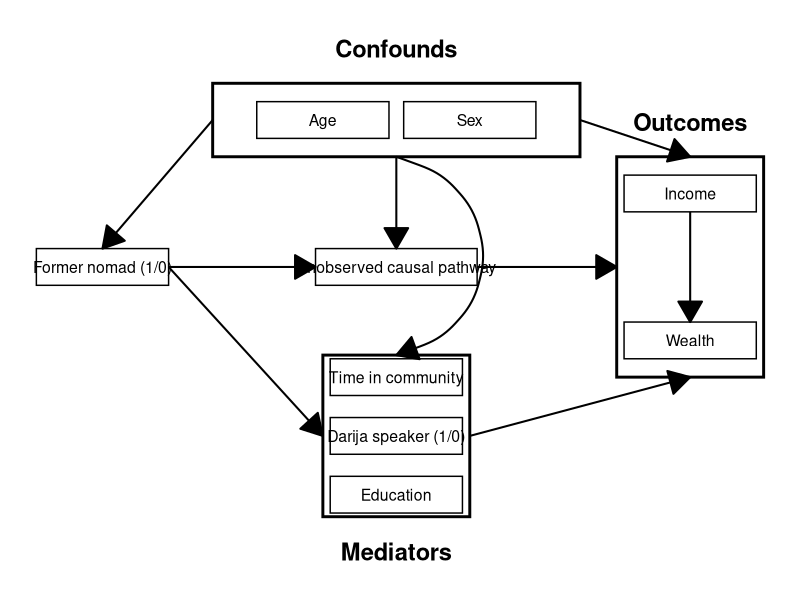
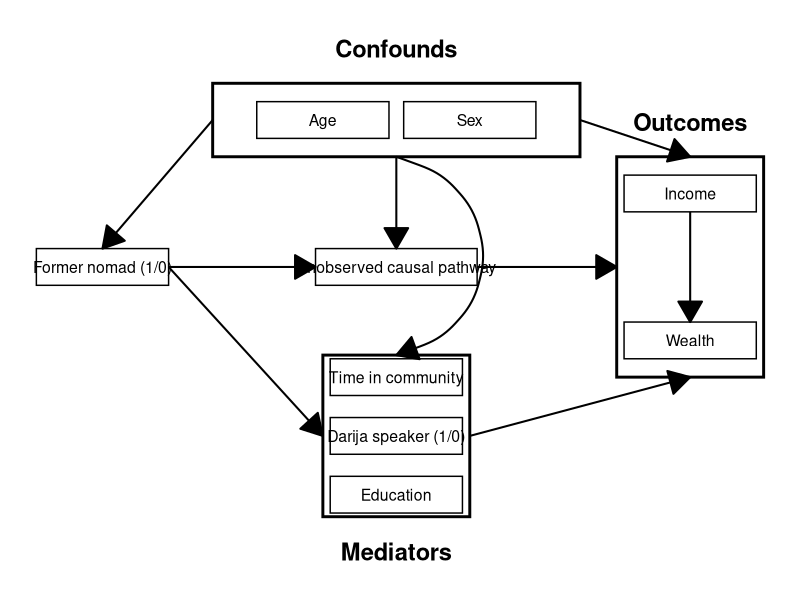

R code for these plots, in order:
library(ggplot2)
library(grid)  # for arrow()

# ---- Box dimensions ----

make_var <- function(name, x, y, box_width = 1.8, box_height = 0.5) {
  data.frame(
    name, x, y,
    xmin = x - box_width/2,
    xmax = x + box_width/2,
    ymin = y - box_height/2,
    ymax = y + box_height/2
  )
}

# ---- Variables (with Mediators stacked vertically) ----
vars <- rbind(
  make_var("Former nomad (1/0)", -4, 0),
  make_var("Age", -1, 2),
  make_var("Sex",  1, 2),
  make_var("Time in community",      0, -1.5),
  make_var("Darija speaker (1/0)",   0, -2.3),
  make_var("Education",              0, -3.1),
  make_var("Unobserved causal pathway", 0, 0, box_width = 2.2),
  make_var("Income", 4,  1),
  make_var("Wealth", 4, -1)
)

# ---- Group boxes (Mediators label goes below) ----
groups <- rbind(
  make_var("Confounds", 0, 2, box_width = 5, box_height = 1),
  make_var("Mediators", 0, -2.3, box_width = 2, box_height = 2.2),
  make_var("Outcomes", 4, 0, box_width = 2, box_height = 3)
)

# ---- Arrow helper: connect midpoints of inner-facing edges ----
arrow_between_edge <- function(from_df, to_df, from_name, to_name,
  from_edge = "inner", to_edge = "inner") {
f <- from_df[from_df$name == from_name, ]
t <- to_df[to_df$name == to_name, ]
stopifnot(nrow(f) == 1, nrow(t) == 1)

edge_coords <- function(box, edge, other_box) {
if (edge == "inner") {
if (other_box$x > box$x) return(c(box$xmax, (box$ymin + box$ymax) / 2)) # right
if (other_box$x < box$x) return(c(box$xmin, (box$ymin + box$ymax) / 2)) # left
if (other_box$y > box$y) return(c((box$xmin + box$xmax) / 2, box$ymax)) # top
return(c((box$xmin + box$xmax) / 2, box$ymin))                          # bottom
}
switch(edge,
left   = c(box$xmin, (box$ymin + box$ymax) / 2),
right  = c(box$xmax, (box$ymin + box$ymax) / 2),
top    = c((box$xmin + box$xmax) / 2, box$ymax),
bottom = c((box$xmin + box$xmax) / 2, box$ymin),
stop("Invalid edge name"))
}

from_xy <- edge_coords(f, from_edge, t)
to_xy   <- edge_coords(t, to_edge, f)

data.frame(x = from_xy[1], y = from_xy[2],
xend = to_xy[1], yend = to_xy[2])
}


# ---- Build arrow data ----
arrows_straight <- rbind(
  arrow_between_edge(vars, groups, "Former nomad (1/0)", "Mediators"),
  arrow_between_edge(vars, vars,   "Former nomad (1/0)", "Unobserved causal pathway"),
  arrow_between_edge(groups, vars, "Confounds", "Former nomad (1/0)", "left","top"),
  arrow_between_edge(groups, groups,"Confounds","Outcomes", "right", "top"),
  arrow_between_edge(groups, vars, "Confounds", "Unobserved causal pathway"),
  arrow_between_edge(groups, groups,"Mediators","Outcomes", "right", "bottom"),
  arrow_between_edge(vars, groups, "Unobserved causal pathway", "Outcomes"),
  arrow_between_edge(vars, vars,   "Income", "Wealth")
)

# The one curved arrow: Confounds -> Mediators (route around Unobserved)
arrows_curved <- arrow_between_edge(groups, groups, "Confounds", "Mediators")

# ---- Plot ----
ggplot() +
  # Grouping boxes
  geom_rect(data = groups,
            aes(xmin = xmin, xmax = xmax, ymin = ymin, ymax = ymax),
            fill = NA, color = "black", linewidth = 1) +
  # Group labels (Confounds, Outcomes above; Mediators below)
  geom_text(data = subset(groups, name != "Mediators"),
            aes(x = x, y = ymax + 0.35, label = name),
            fontface = "bold", size = 6, vjust = 0) +
  geom_text(data = subset(groups, name == "Mediators"),
            aes(x = x, y = ymin - 0.35, label = name),
            fontface = "bold", size = 6, vjust = 1) +

  # Variable boxes + labels
  geom_rect(data = vars,
            aes(xmin = xmin, xmax = xmax, ymin = ymin, ymax = ymax),
            fill = "white", color = "black") +
  geom_text(data = vars, aes(x = x, y = y, label = name), size = 4) +

  # Straight arrows
  geom_segment(data = arrows_straight,
               aes(x = x, y = y, xend = xend, yend = yend),
               arrow = arrow(length = unit(0.6, "cm"), type = "closed"),
               linewidth = 0.7) +

  # Curved arrow (single curvature value for the whole layer)
  geom_curve(data = arrows_curved,
             aes(x = x, y = y, xend = xend, yend = yend),
             curvature = -0.9,  # bend leftwards around the Unobserved box
             arrow = arrow(length = unit(0.6, "cm"), type = "closed"),
             linewidth = 0.7) +

  coord_fixed() +
  theme_void()

ggsave("figures/dag.png", width = 12, height = 6, bg = "white")
